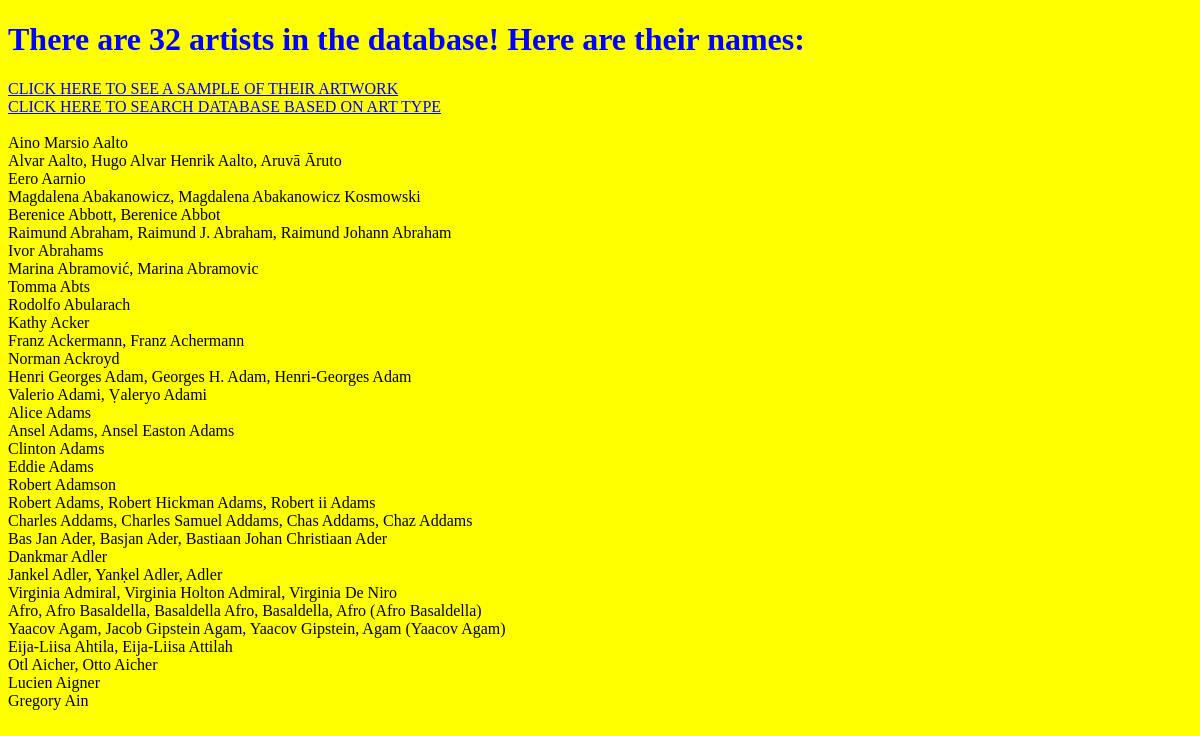
Before: / with the older database file.
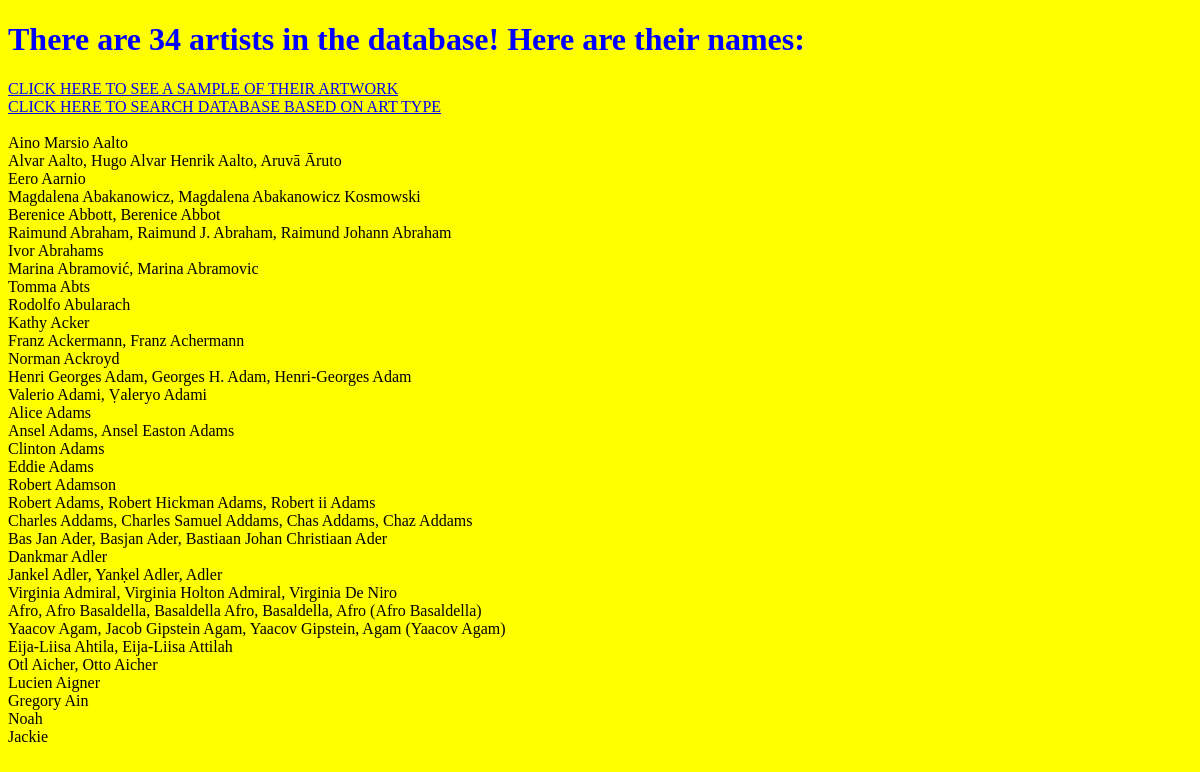
After: the same page with the newer database file.
### artist_database.py (models this page shows)
class Artist(db.Model):
    __tablename__ = 'artist_Info'
    id = db.Column(db.Integer, primary_key=True, autoincrement=True)
    Catalog_Num =  db.Column(db.Integer)
    Name = db.Column(db.String(250))
    Gender = db.Column(db.String(250))
    Description = db.Column(db.String(250)) #
    Image_Source = db.Column(db.String(250))
    Nationality =  db.Column(db.String(250))
    Classification_Key = db.Column(db.Integer, db.ForeignKey('classification.id')) # table name
    classification = relationship("Classification") # table name = class name

### artist_flask.py (the view)
@app.route('/')
def index():
    artists_in = Artist.query.all()
    collection = []
    for i in artists_in:
        collection.append(i.Name)
    num_artists = len(artists_in)
    return render_template('index.html', num_artists = num_artists, collection = collection)

### templates/index.html (shortened to what this page needs)
<!DOCTYPE html>
<html lang="en">
<head>
    <link rel="stylesheet" href="{{ url_for('static', filename='styles.css') }}"/>
</head>
<body>
<div class="page-header">
  <h1 id ="title"> There are {{num_artists}} artists in the database! Here are their names:</h1>
<a href="{{ url_for('art_image')}}">CLICK HERE TO SEE A SAMPLE OF THEIR ARTWORK</a> <br>
<a href="{{ url_for('search')}}">CLICK HERE TO SEARCH DATABASE BASED ON ART TYPE</a> <br>
</div>
<div class="body">
<br>
{% for i in collection %}
  {{ i }}<br>
{% endfor %}
</div>
</body>
</html>

### static/styles.css (style rules this page uses)
body { background-color : yellow }

Changed rows visible on the page:
added Artist: Name "Noah"
added Artist: Name "Jackie"
Other visible differences:
{{ num_artists }}: "32" → "34"
